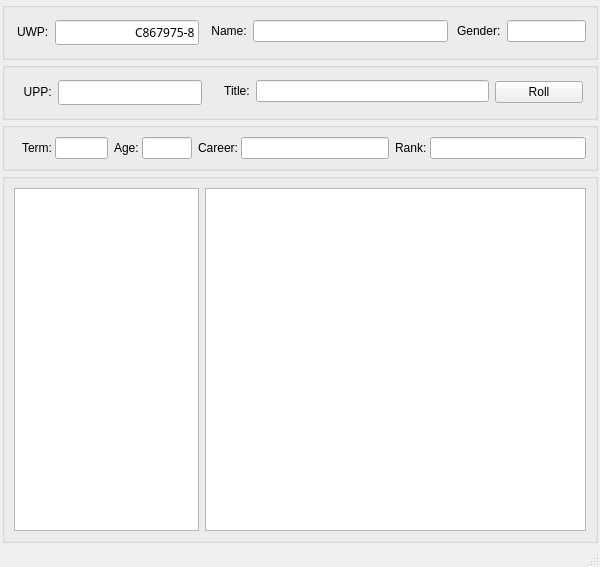
<?xml version="1.0" encoding="UTF-8"?>
<ui version="4.0">
 <class>Workspace</class>
 <widget class="QMainWindow" name="Workspace">
  <property name="geometry">
   <rect>
    <x>0</x>
    <y>0</y>
    <width>600</width>
    <height>567</height>
   </rect>
  </property>
  <property name="windowTitle">
   <string>Cepheus Character Creator</string>
  </property>
  <widget class="QWidget" name="centralwidget">
   <layout class="QVBoxLayout" name="verticalLayout" stretch="0,0,0,1">
    <property name="spacing">
     <number>2</number>
    </property>
    <property name="leftMargin">
     <number>2</number>
    </property>
    <property name="topMargin">
     <number>2</number>
    </property>
    <property name="rightMargin">
     <number>2</number>
    </property>
    <property name="bottomMargin">
     <number>2</number>
    </property>
    <item>
     <widget class="QGroupBox" name="personalInfoGroupBox">
      <property name="title">
       <string/>
      </property>
      <layout class="QHBoxLayout" name="horizontalLayout_4" stretch="0,1,0">
       <property name="spacing">
        <number>-1</number>
       </property>
       <property name="leftMargin">
        <number>12</number>
       </property>
       <property name="topMargin">
        <number>12</number>
       </property>
       <property name="rightMargin">
        <number>12</number>
       </property>
       <property name="bottomMargin">
        <number>12</number>
       </property>
       <item>
        <layout class="QFormLayout" name="homeUWPFormLayout">
         <property name="fieldGrowthPolicy">
          <enum>QFormLayout::ExpandingFieldsGrow</enum>
         </property>
         <property name="labelAlignment">
          <set>Qt::AlignRight|Qt::AlignTrailing|Qt::AlignVCenter</set>
         </property>
         <property name="formAlignment">
          <set>Qt::AlignLeading|Qt::AlignLeft|Qt::AlignTop</set>
         </property>
         <property name="horizontalSpacing">
          <number>3</number>
         </property>
         <property name="verticalSpacing">
          <number>-1</number>
         </property>
         <property name="leftMargin">
          <number>0</number>
         </property>
         <property name="topMargin">
          <number>0</number>
         </property>
         <property name="rightMargin">
          <number>0</number>
         </property>
         <property name="bottomMargin">
          <number>0</number>
         </property>
         <item row="0" column="0">
          <widget class="QLabel" name="homeUWPLabel">
           <property name="text">
            <string>UWP: </string>
           </property>
          </widget>
         </item>
         <item row="0" column="1">
          <widget class="QLineEdit" name="homeUWPLineEdit">
           <property name="minimumSize">
            <size>
             <width>144</width>
             <height>0</height>
            </size>
           </property>
           <property name="maximumSize">
            <size>
             <width>100</width>
             <height>16777215</height>
            </size>
           </property>
           <property name="font">
            <font>
             <family>.SF NS Text</family>
             <weight>50</weight>
             <bold>false</bold>
             <kerning>true</kerning>
            </font>
           </property>
           <property name="toolTip">
            <string>The Universal World Profile for the Character's Home World.
Enter UWP to unlock any Homeworld Background Skills.</string>
           </property>
           <property name="text">
            <string>C867975-8</string>
           </property>
           <property name="alignment">
            <set>Qt::AlignRight|Qt::AlignTrailing|Qt::AlignVCenter</set>
           </property>
          </widget>
         </item>
        </layout>
       </item>
       <item>
        <layout class="QFormLayout" name="characterNameFormLayout">
         <property name="fieldGrowthPolicy">
          <enum>QFormLayout::ExpandingFieldsGrow</enum>
         </property>
         <property name="labelAlignment">
          <set>Qt::AlignRight|Qt::AlignTrailing|Qt::AlignVCenter</set>
         </property>
         <property name="formAlignment">
          <set>Qt::AlignLeading|Qt::AlignLeft|Qt::AlignTop</set>
         </property>
         <property name="horizontalSpacing">
          <number>3</number>
         </property>
         <property name="verticalSpacing">
          <number>-1</number>
         </property>
         <property name="leftMargin">
          <number>0</number>
         </property>
         <property name="topMargin">
          <number>0</number>
         </property>
         <property name="rightMargin">
          <number>0</number>
         </property>
         <property name="bottomMargin">
          <number>0</number>
         </property>
         <item row="0" column="0">
          <widget class="QLabel" name="characterNameLabel">
           <property name="minimumSize">
            <size>
             <width>45</width>
             <height>0</height>
            </size>
           </property>
           <property name="text">
            <string>Name: </string>
           </property>
           <property name="alignment">
            <set>Qt::AlignRight|Qt::AlignTrailing|Qt::AlignVCenter</set>
           </property>
          </widget>
         </item>
         <item row="0" column="1">
          <widget class="QLineEdit" name="characterNameLineEdit">
           <property name="minimumSize">
            <size>
             <width>125</width>
             <height>0</height>
            </size>
           </property>
           <property name="toolTip">
            <string>The Character's Name</string>
           </property>
           <property name="alignment">
            <set>Qt::AlignRight|Qt::AlignTrailing|Qt::AlignVCenter</set>
           </property>
          </widget>
         </item>
        </layout>
       </item>
       <item>
        <layout class="QFormLayout" name="genderFormLayout">
         <property name="sizeConstraint">
          <enum>QLayout::SetDefaultConstraint</enum>
         </property>
         <property name="fieldGrowthPolicy">
          <enum>QFormLayout::ExpandingFieldsGrow</enum>
         </property>
         <property name="labelAlignment">
          <set>Qt::AlignRight|Qt::AlignTrailing|Qt::AlignVCenter</set>
         </property>
         <property name="formAlignment">
          <set>Qt::AlignRight|Qt::AlignTop|Qt::AlignTrailing</set>
         </property>
         <property name="horizontalSpacing">
          <number>3</number>
         </property>
         <property name="verticalSpacing">
          <number>-1</number>
         </property>
         <property name="leftMargin">
          <number>0</number>
         </property>
         <property name="topMargin">
          <number>0</number>
         </property>
         <property name="rightMargin">
          <number>0</number>
         </property>
         <property name="bottomMargin">
          <number>0</number>
         </property>
         <item row="0" column="0">
          <widget class="QLabel" name="genderLabel">
           <property name="text">
            <string>Gender: </string>
           </property>
          </widget>
         </item>
         <item row="0" column="1">
          <widget class="QLineEdit" name="genderLineEdit">
           <property name="minimumSize">
            <size>
             <width>79</width>
             <height>0</height>
            </size>
           </property>
           <property name="maximumSize">
            <size>
             <width>79</width>
             <height>16777215</height>
            </size>
           </property>
           <property name="toolTip">
            <string>The Character's Gender</string>
           </property>
           <property name="alignment">
            <set>Qt::AlignRight|Qt::AlignTrailing|Qt::AlignVCenter</set>
           </property>
          </widget>
         </item>
        </layout>
       </item>
      </layout>
     </widget>
    </item>
    <item>
     <widget class="QGroupBox" name="personaGroupBox">
      <property name="title">
       <string/>
      </property>
      <layout class="QHBoxLayout" name="personaHorizontalLayout" stretch="0,1,0">
       <property name="spacing">
        <number>-1</number>
       </property>
       <property name="leftMargin">
        <number>12</number>
       </property>
       <property name="topMargin">
        <number>12</number>
       </property>
       <property name="rightMargin">
        <number>12</number>
       </property>
       <property name="bottomMargin">
        <number>12</number>
       </property>
       <item>
        <layout class="QFormLayout" name="uppFormLayout">
         <property name="fieldGrowthPolicy">
          <enum>QFormLayout::AllNonFixedFieldsGrow</enum>
         </property>
         <property name="labelAlignment">
          <set>Qt::AlignLeading|Qt::AlignLeft|Qt::AlignVCenter</set>
         </property>
         <property name="formAlignment">
          <set>Qt::AlignLeading|Qt::AlignLeft|Qt::AlignTop</set>
         </property>
         <property name="horizontalSpacing">
          <number>3</number>
         </property>
         <item row="0" column="0">
          <widget class="QLabel" name="uppLabel">
           <property name="minimumSize">
            <size>
             <width>38</width>
             <height>0</height>
            </size>
           </property>
           <property name="text">
            <string>UPP: </string>
           </property>
           <property name="alignment">
            <set>Qt::AlignRight|Qt::AlignTrailing|Qt::AlignVCenter</set>
           </property>
          </widget>
         </item>
         <item row="0" column="1">
          <widget class="QLineEdit" name="uppLineEdit">
           <property name="minimumSize">
            <size>
             <width>144</width>
             <height>0</height>
            </size>
           </property>
           <property name="maximumSize">
            <size>
             <width>16777215</width>
             <height>16777215</height>
            </size>
           </property>
           <property name="font">
            <font>
             <family>.SF NS Text</family>
             <weight>50</weight>
             <bold>false</bold>
             <kerning>true</kerning>
            </font>
           </property>
           <property name="toolTip">
            <string>The Character's Generated Universal Persona Profile</string>
           </property>
           <property name="alignment">
            <set>Qt::AlignRight|Qt::AlignTrailing|Qt::AlignVCenter</set>
           </property>
           <property name="readOnly">
            <bool>true</bool>
           </property>
          </widget>
         </item>
        </layout>
       </item>
       <item>
        <layout class="QFormLayout" name="titleFormLayout">
         <property name="fieldGrowthPolicy">
          <enum>QFormLayout::ExpandingFieldsGrow</enum>
         </property>
         <property name="formAlignment">
          <set>Qt::AlignLeading|Qt::AlignLeft|Qt::AlignTop</set>
         </property>
         <property name="horizontalSpacing">
          <number>3</number>
         </property>
         <item row="0" column="0">
          <widget class="QLabel" name="titleLabel">
           <property name="minimumSize">
            <size>
             <width>45</width>
             <height>0</height>
            </size>
           </property>
           <property name="text">
            <string>Title: </string>
           </property>
           <property name="alignment">
            <set>Qt::AlignRight|Qt::AlignTrailing|Qt::AlignVCenter</set>
           </property>
          </widget>
         </item>
         <item row="0" column="1">
          <widget class="QLineEdit" name="titleLineEdit">
           <property name="toolTip">
            <string>The Character's Title, if Noble.</string>
           </property>
           <property name="alignment">
            <set>Qt::AlignRight|Qt::AlignTrailing|Qt::AlignVCenter</set>
           </property>
           <property name="readOnly">
            <bool>true</bool>
           </property>
          </widget>
         </item>
        </layout>
       </item>
       <item>
        <widget class="QPushButton" name="createPushButton">
         <property name="minimumSize">
          <size>
           <width>88</width>
           <height>0</height>
          </size>
         </property>
         <property name="toolTip">
          <string>Click Here to Roll up a new Character.</string>
         </property>
         <property name="text">
          <string>Roll</string>
         </property>
        </widget>
       </item>
      </layout>
     </widget>
    </item>
    <item>
     <widget class="QGroupBox" name="careerGroupBox">
      <property name="title">
       <string/>
      </property>
      <layout class="QHBoxLayout" name="careerHorizontalLayout" stretch="0,0,1,1">
       <item>
        <layout class="QFormLayout" name="termFormLayout">
         <property name="sizeConstraint">
          <enum>QLayout::SetDefaultConstraint</enum>
         </property>
         <property name="fieldGrowthPolicy">
          <enum>QFormLayout::ExpandingFieldsGrow</enum>
         </property>
         <property name="formAlignment">
          <set>Qt::AlignLeading|Qt::AlignLeft|Qt::AlignTop</set>
         </property>
         <property name="horizontalSpacing">
          <number>3</number>
         </property>
         <item row="0" column="0">
          <widget class="QLabel" name="termLabel">
           <property name="minimumSize">
            <size>
             <width>38</width>
             <height>0</height>
            </size>
           </property>
           <property name="text">
            <string>Term:</string>
           </property>
           <property name="alignment">
            <set>Qt::AlignRight|Qt::AlignTrailing|Qt::AlignVCenter</set>
           </property>
          </widget>
         </item>
         <item row="0" column="1">
          <widget class="QLineEdit" name="termLineEdit">
           <property name="maximumSize">
            <size>
             <width>53</width>
             <height>16777215</height>
            </size>
           </property>
           <property name="toolTip">
            <string>The Character's Current Term in all Careers</string>
           </property>
           <property name="alignment">
            <set>Qt::AlignRight|Qt::AlignTrailing|Qt::AlignVCenter</set>
           </property>
           <property name="readOnly">
            <bool>true</bool>
           </property>
          </widget>
         </item>
        </layout>
       </item>
       <item>
        <layout class="QFormLayout" name="ageFormLayout">
         <property name="fieldGrowthPolicy">
          <enum>QFormLayout::ExpandingFieldsGrow</enum>
         </property>
         <property name="formAlignment">
          <set>Qt::AlignLeading|Qt::AlignLeft|Qt::AlignTop</set>
         </property>
         <property name="horizontalSpacing">
          <number>3</number>
         </property>
         <item row="0" column="0">
          <widget class="QLabel" name="ageLabel">
           <property name="text">
            <string>Age:</string>
           </property>
          </widget>
         </item>
         <item row="0" column="1">
          <widget class="QLineEdit" name="ageLineEdit">
           <property name="maximumSize">
            <size>
             <width>50</width>
             <height>16777215</height>
            </size>
           </property>
           <property name="toolTip">
            <string>The Caracter's Current Age</string>
           </property>
           <property name="alignment">
            <set>Qt::AlignRight|Qt::AlignTrailing|Qt::AlignVCenter</set>
           </property>
           <property name="readOnly">
            <bool>true</bool>
           </property>
          </widget>
         </item>
        </layout>
       </item>
       <item>
        <layout class="QFormLayout" name="careerFormLayout">
         <property name="fieldGrowthPolicy">
          <enum>QFormLayout::ExpandingFieldsGrow</enum>
         </property>
         <property name="formAlignment">
          <set>Qt::AlignLeading|Qt::AlignLeft|Qt::AlignTop</set>
         </property>
         <property name="horizontalSpacing">
          <number>3</number>
         </property>
         <item row="0" column="0">
          <widget class="QLabel" name="careerLabel">
           <property name="text">
            <string>Career:</string>
           </property>
           <property name="alignment">
            <set>Qt::AlignRight|Qt::AlignTrailing|Qt::AlignVCenter</set>
           </property>
          </widget>
         </item>
         <item row="0" column="1">
          <widget class="QLineEdit" name="careerLineEdit">
           <property name="toolTip">
            <string>The Character's Current Career</string>
           </property>
           <property name="alignment">
            <set>Qt::AlignRight|Qt::AlignTrailing|Qt::AlignVCenter</set>
           </property>
           <property name="readOnly">
            <bool>true</bool>
           </property>
          </widget>
         </item>
        </layout>
       </item>
       <item>
        <layout class="QFormLayout" name="rankFormLayout">
         <property name="fieldGrowthPolicy">
          <enum>QFormLayout::ExpandingFieldsGrow</enum>
         </property>
         <property name="formAlignment">
          <set>Qt::AlignLeading|Qt::AlignLeft|Qt::AlignTop</set>
         </property>
         <property name="horizontalSpacing">
          <number>3</number>
         </property>
         <item row="0" column="0">
          <widget class="QLabel" name="rankLabel">
           <property name="text">
            <string>Rank:</string>
           </property>
          </widget>
         </item>
         <item row="0" column="1">
          <widget class="QLineEdit" name="rankLineEdit">
           <property name="toolTip">
            <string>The Characters's Rank in it's Current Career</string>
           </property>
           <property name="alignment">
            <set>Qt::AlignRight|Qt::AlignTrailing|Qt::AlignVCenter</set>
           </property>
           <property name="readOnly">
            <bool>true</bool>
           </property>
          </widget>
         </item>
        </layout>
       </item>
      </layout>
     </widget>
    </item>
    <item>
     <widget class="QGroupBox" name="progressionGroupBox">
      <property name="minimumSize">
       <size>
        <width>0</width>
        <height>350</height>
       </size>
      </property>
      <layout class="QHBoxLayout" name="horizontalLayout_3" stretch="0,1">
       <item>
        <widget class="QListView" name="skillListView">
         <property name="maximumSize">
          <size>
           <width>185</width>
           <height>16777215</height>
          </size>
         </property>
         <property name="toolTip">
          <string>The Character's List of Skills</string>
         </property>
        </widget>
       </item>
       <item>
        <widget class="QTextEdit" name="logTextEdit">
         <property name="toolTip">
          <string>The Character's Creation Log.</string>
         </property>
         <property name="readOnly">
          <bool>true</bool>
         </property>
        </widget>
       </item>
      </layout>
     </widget>
    </item>
   </layout>
  </widget>
  <widget class="QMenuBar" name="menubar">
   <property name="geometry">
    <rect>
     <x>0</x>
     <y>0</y>
     <width>600</width>
     <height>22</height>
    </rect>
   </property>
  </widget>
  <widget class="QStatusBar" name="statusbar"/>
 </widget>
 <tabstops>
  <tabstop>homeUWPLineEdit</tabstop>
  <tabstop>characterNameLineEdit</tabstop>
  <tabstop>genderLineEdit</tabstop>
  <tabstop>createPushButton</tabstop>
  <tabstop>uppLineEdit</tabstop>
  <tabstop>titleLineEdit</tabstop>
  <tabstop>ageLineEdit</tabstop>
  <tabstop>careerLineEdit</tabstop>
  <tabstop>rankLineEdit</tabstop>
  <tabstop>termLineEdit</tabstop>
  <tabstop>skillListView</tabstop>
  <tabstop>logTextEdit</tabstop>
 </tabstops>
 <resources/>
 <connections>
  <connection>
   <sender>createPushButton</sender>
   <signal>clicked()</signal>
   <receiver>Workspace</receiver>
   <slot>Roll()</slot>
   <hints>
    <hint type="sourcelabel">
     <x>556</x>
     <y>106</y>
    </hint>
    <hint type="destinationlabel">
     <x>299</x>
     <y>274</y>
    </hint>
   </hints>
  </connection>
 </connections>
 <slots>
  <slot>Roll()</slot>
 </slots>
</ui>
